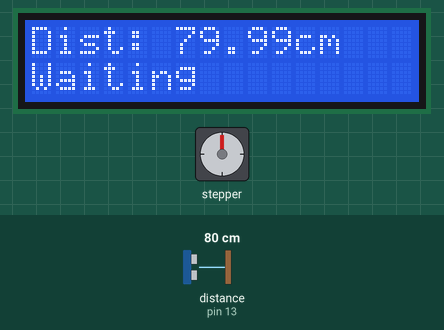
Bench run of a sketch on a simulated Arduino Uno, built with avr-gcc and run on an emulated ATmega328P. Parts: 16×2 character LCD, stepper motor. Inputs (shaded band) come from the test bench; at power-on: distance to the obstacle (sensor on pin 13) 80 cm. The echo pulse lasts 58.3 µs per cm; stepper angles assume 200 steps per turn; what the sketch prints to the serial monitor is not drawn.

Above: at 3.7 s.
3.8 s: distance to the obstacle (sensor on pin 13) set to 17 cm
At 5.2 s:
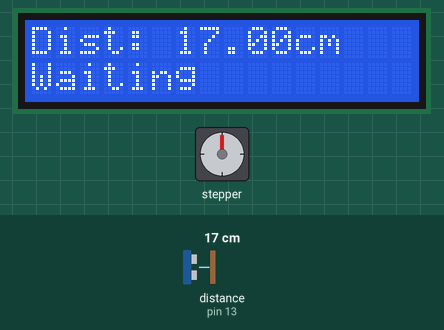
5.5 s: distance to the obstacle (sensor on pin 13) set to 14 cm
At 6.06 s:
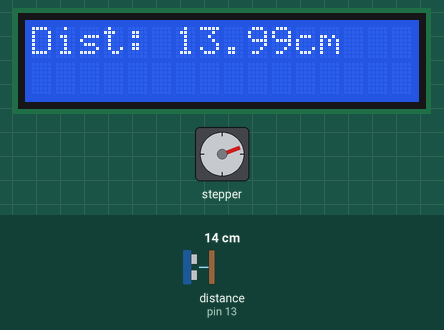
7.7 s: distance to the obstacle (sensor on pin 13) set to 4 cm
At 9.08 s:
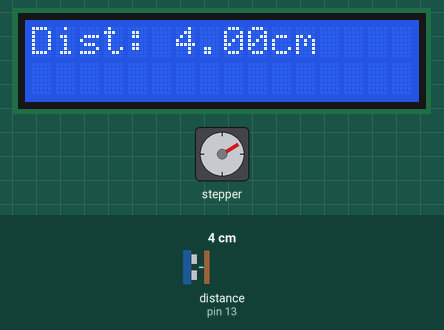
10.7 s: distance to the obstacle (sensor on pin 13) set to 2 cm
At 12.44 s:
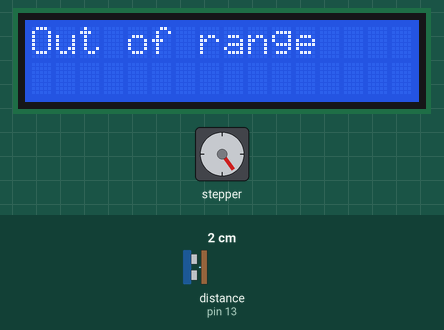
Timing chart, 0 to 14.7 s (numbered marks = the images above; inputs shaded):
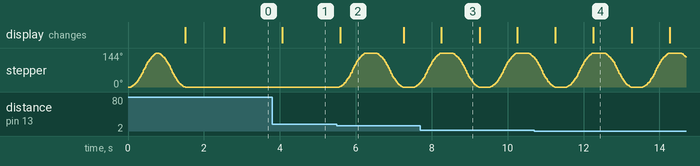

Measured:
- the behaviour switches between 16 and 15 cm on distance to the obstacle (sensor on pin 13) (found by bisection; images 1 and 2)
- the behaviour switches between 3 and 2 cm on distance to the obstacle (sensor on pin 13) (found by bisection; images 3 and 4)
- after the input at 3.8 s, the display: changes after 0.26 s (image 1)
- after the input at 5.5 s, stepper: turns 144° clockwise in 0.71 s, then 144° counter-clockwise in 0.69 s, then 18° clockwise in 0.14 s; the display: changes after 0.09 s (image 2)
- after the input at 7.7 s, the display: changes after 0.56 s (image 3)
- after the input at 10.7 s, the display: first changes after 0.56 s (image 4 shows a later state)

The sketch:

Spaghettinator_spaghetti_code.ino
```cpp
/*
  This sketch was written by Anthony Chappell a PTTI project using an Arduino Uno board.
  This sketch was originally designed to work with a pair of proximity sensors mounted besides a conveyor belt;
  it was later modified to work with the the ultrasonic distance sensor.

  The Arduino is connected to a 16/2 LCD display with an I2C backpack extension, an ultrasonic sensor (sonar), and a motor stepper.
  The sonar is pinged every 250ms and the distance is displayed on the LCD every ping cycle.
  The the arm on the motor extends when the object on the conveyor belt is 12cm away from the sonar,
  then it will retract after 1 second. The motor cannot move any sooner than 1 second after it retracts.
*/

#include <AccelStepper.h>
#include <Wire.h>
#include <hd44780.h>
#include <hd44780ioClass/hd44780_I2Cexp.h>
#include <NewPing.h>

// LCD Setup Data
#define LCD_COLS 16
#define LCD_ROWS 2

// Sonar Setup Data
#define SONAR_TRIGGER_PIN 10
#define SONAR_ECHO_PIN 13
#define SONAR_MAX_DISTANCE 400

// Proximity Sensor Setup Data
// #define PROX_PIN 4 // Proximity sensor input pin
// bool proxStatus; // Proximity sensor detection status

// Motor Setup Data
#define DIR_PIN 2
#define STEP_PIN 3
#define MOTOR_INTERFACE_TYPE 1
int motorState; // 0 = stationary/retracted, 1 = stationary/extended

// Devices
hd44780_I2Cexp lcd; //LCD display with I2C backpack extension
NewPing sonar(SONAR_TRIGGER_PIN, SONAR_ECHO_PIN, SONAR_MAX_DISTANCE); //Sonar sensor
AccelStepper stepper = AccelStepper(MOTOR_INTERFACE_TYPE, STEP_PIN, DIR_PIN); // Stepper motor

// Time variables
unsigned long currentMillis, sonarMillis, motorMillis;

// Sonar variables
// Duration is the time it takes for the sonar recieve a signal
// Distance is half of the duration multiplied by the speed of sound in centimeters
float duration, distance;

void setup() {

  Serial.begin(9600); // Establish connection with the device at 9.6Kb/s
  // pinMode(PROX_PIN, INPUT_PULLUP); // Use the proximity sensor pin

  int lcd_status; // LCD error code variable

  // Set the timers for the sonar and motors in milliseconds
  sonarMillis = 0; //Ultrasonic sensor timer
  motorMillis = 0; //Stepper motor timer

  // Set motor status
  motorState = 0;

  lcd_status = lcd.begin(LCD_COLS, LCD_ROWS); // Start the LCD and enable backlighting

  // Set the maximum speed and acceleration of the motor
  stepper.setMaxSpeed(1000);
  stepper.setAcceleration(500);

  // Move the motor to its zero position
  stepper.moveTo(80);
  stepper.runToPosition();
  stepper.moveTo(0);
  stepper.runToPosition();

  if (lcd_status) // Non-Zero status means it was unsuccesful
  {
    // Begin() failed so blink error code using the onboard LED if possible
    hd44780::fatalError(lcd_status); // Does not return
  }

  Serial.print("Startup Complete");
  lcd.lineWrap(); // Enable LCD text wrapping
  lcd.print("Startup Complete");
  delay(1000);
  lcd.noLineWrap(); // Disable LCD text wrapping
}

void loop() {

  currentMillis = millis(); // Retrieve the program's uptime in milliseconds
  // proxStatus = digitalRead(PROX_PIN); // Read the status of the proximity sensor pin

  // Sonar controls
  // If 250 milliseconds have elapsed, or the program has just started, do the following:
  if (currentMillis - sonarMillis >= 250 || sonarMillis == 0) {

    sonarMillis = currentMillis;
    duration = sonar.ping();  //Deploy the sonar sensor
    distance = (duration / 2) * 0.0343; //Convert the sonar reading to centimeters
    lcd.clear(); //Clear the LCD display before every tick.

    // If an object is within the boundaries of 2cm ~ 400cm, do the following:
    if (distance >= 400 || distance <= 2) {

      Serial.println("Out of range");
      lcd.setCursor(0, 0);
      lcd.print("Out of range");
    }
    else {

      Serial.println("Distance: " + String(distance) + "cm");
      lcd.setCursor(0, 0);
      lcd.print("Dist: " + String(distance) + "cm");
    }
  }

  // Motor controls
  // This switch statement checks the motor state integer
  // 0 = stationary/retracted, 1 = stationary/extended

  if (motorState == 0) {

    if ((currentMillis - motorMillis >= 1000 || motorMillis == 0) && distance <= 15) {

      motorState = 1; // Extend the motor
      motorMillis = currentMillis;
      Serial.println("Extending motor");
      stepper.moveTo(80); // Set the target position
      stepper.runToPosition();
    }

    else if (currentMillis - motorMillis >= 250) {

      lcd.setCursor(0,1);
      lcd.print("Waiting");
    }
  }

  if (motorState == 1) {

        if (currentMillis - motorMillis >= 1000) {

        motorState = 0; // Retract the motor
        motorMillis = currentMillis;
        Serial.println("Retracting motor");
        stepper.moveTo(0);
        stepper.runToPosition();
      }
  }
}
```
